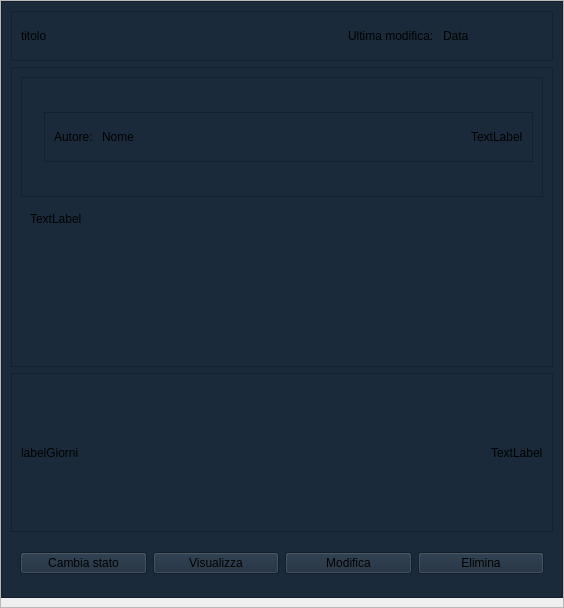
<?xml version="1.0" encoding="UTF-8"?>
<ui version="4.0">
 <class>cardWidget</class>
 <widget class="QWidget" name="cardWidget">
  <property name="geometry">
   <rect>
    <x>0</x>
    <y>0</y>
    <width>564</width>
    <height>608</height>
   </rect>
  </property>
  <property name="minimumSize">
   <size>
    <width>0</width>
    <height>400</height>
   </size>
  </property>
  <property name="maximumSize">
   <size>
    <width>600</width>
    <height>16777215</height>
   </size>
  </property>
  <property name="windowTitle">
   <string>Form</string>
  </property>
  <property name="styleSheet">
   <string notr="true"/>
  </property>
  <layout class="QVBoxLayout" name="verticalLayout_3">
   <property name="spacing">
    <number>0</number>
   </property>
   <property name="leftMargin">
    <number>0</number>
   </property>
   <property name="topMargin">
    <number>0</number>
   </property>
   <property name="rightMargin">
    <number>0</number>
   </property>
   <property name="bottomMargin">
    <number>0</number>
   </property>
   <item>
    <widget class="QFrame" name="frame">
     <property name="frameShape">
      <enum>QFrame::Shape::StyledPanel</enum>
     </property>
     <property name="frameShadow">
      <enum>QFrame::Shadow::Raised</enum>
     </property>
     <layout class="QVBoxLayout" name="verticalLayout_4">
      <property name="leftMargin">
       <number>0</number>
      </property>
      <property name="topMargin">
       <number>0</number>
      </property>
      <property name="rightMargin">
       <number>0</number>
      </property>
      <item>
       <widget class="QFrame" name="frame_2">
        <property name="minimumSize">
         <size>
          <width>0</width>
          <height>500</height>
         </size>
        </property>
        <property name="styleSheet">
         <string notr="true">background-color: #1a2a3a;</string>
        </property>
        <property name="frameShape">
         <enum>QFrame::Shape::StyledPanel</enum>
        </property>
        <property name="frameShadow">
         <enum>QFrame::Shadow::Raised</enum>
        </property>
        <layout class="QVBoxLayout" name="verticalLayout">
         <item>
          <widget class="QFrame" name="frame_4">
           <property name="minimumSize">
            <size>
             <width>0</width>
             <height>50</height>
            </size>
           </property>
           <property name="maximumSize">
            <size>
             <width>16777215</width>
             <height>50</height>
            </size>
           </property>
           <property name="frameShape">
            <enum>QFrame::Shape::StyledPanel</enum>
           </property>
           <property name="frameShadow">
            <enum>QFrame::Shadow::Raised</enum>
           </property>
           <layout class="QHBoxLayout" name="horizontalLayout_2">
            <item>
             <widget class="QLabel" name="labelTitolo">
              <property name="minimumSize">
               <size>
                <width>300</width>
                <height>0</height>
               </size>
              </property>
              <property name="text">
               <string>titolo</string>
              </property>
             </widget>
            </item>
            <item>
             <spacer name="horizontalSpacer">
              <property name="orientation">
               <enum>Qt::Orientation::Horizontal</enum>
              </property>
              <property name="sizeHint" stdset="0">
               <size>
                <width>553</width>
                <height>20</height>
               </size>
              </property>
             </spacer>
            </item>
            <item>
             <widget class="QLabel" name="label_3">
              <property name="text">
               <string>Ultima modifica: </string>
              </property>
             </widget>
            </item>
            <item>
             <widget class="QLabel" name="labelData">
              <property name="minimumSize">
               <size>
                <width>100</width>
                <height>0</height>
               </size>
              </property>
              <property name="text">
               <string>Data</string>
              </property>
             </widget>
            </item>
           </layout>
          </widget>
         </item>
         <item>
          <widget class="QFrame" name="frame_3">
           <property name="maximumSize">
            <size>
             <width>16777215</width>
             <height>300</height>
            </size>
           </property>
           <property name="frameShape">
            <enum>QFrame::Shape::StyledPanel</enum>
           </property>
           <property name="frameShadow">
            <enum>QFrame::Shadow::Raised</enum>
           </property>
           <layout class="QVBoxLayout" name="verticalLayout_2">
            <item>
             <widget class="QFrame" name="frame_5">
              <property name="frameShape">
               <enum>QFrame::Shape::StyledPanel</enum>
              </property>
              <property name="frameShadow">
               <enum>QFrame::Shadow::Raised</enum>
              </property>
              <layout class="QHBoxLayout" name="horizontalLayout_6">
               <item>
                <widget class="QLabel" name="labelImmagine">
                 <property name="minimumSize">
                  <size>
                   <width>0</width>
                   <height>100</height>
                  </size>
                 </property>
                 <property name="text">
                  <string/>
                 </property>
                 <property name="scaledContents">
                  <bool>true</bool>
                 </property>
                </widget>
               </item>
               <item>
                <widget class="QFrame" name="frame_6">
                 <property name="maximumSize">
                  <size>
                   <width>16777215</width>
                   <height>50</height>
                  </size>
                 </property>
                 <property name="frameShape">
                  <enum>QFrame::Shape::StyledPanel</enum>
                 </property>
                 <property name="frameShadow">
                  <enum>QFrame::Shadow::Raised</enum>
                 </property>
                 <layout class="QHBoxLayout" name="horizontalLayout_3">
                  <item>
                   <widget class="QLabel" name="label">
                    <property name="text">
                     <string>Autore: </string>
                    </property>
                   </widget>
                  </item>
                  <item>
                   <widget class="QLabel" name="labelNome">
                    <property name="minimumSize">
                     <size>
                      <width>100</width>
                      <height>0</height>
                     </size>
                    </property>
                    <property name="text">
                     <string>Nome</string>
                    </property>
                   </widget>
                  </item>
                  <item>
                   <spacer name="horizontalSpacer_2">
                    <property name="orientation">
                     <enum>Qt::Orientation::Horizontal</enum>
                    </property>
                    <property name="sizeHint" stdset="0">
                     <size>
                      <width>407</width>
                      <height>20</height>
                     </size>
                    </property>
                   </spacer>
                  </item>
                  <item>
                   <widget class="QLabel" name="labelStatus">
                    <property name="text">
                     <string>TextLabel</string>
                    </property>
                   </widget>
                  </item>
                 </layout>
                </widget>
               </item>
              </layout>
             </widget>
            </item>
            <item>
             <widget class="QFrame" name="frameTesto">
              <property name="minimumSize">
               <size>
                <width>0</width>
                <height>20</height>
               </size>
              </property>
              <property name="styleSheet">
               <string notr="true">border: none;</string>
              </property>
              <property name="frameShape">
               <enum>QFrame::Shape::StyledPanel</enum>
              </property>
              <property name="frameShadow">
               <enum>QFrame::Shadow::Raised</enum>
              </property>
              <layout class="QHBoxLayout" name="horizontalLayout_5">
               <item>
                <widget class="QLabel" name="labelTesto">
                 <property name="text">
                  <string>TextLabel</string>
                 </property>
                 <property name="wordWrap">
                  <bool>true</bool>
                 </property>
                </widget>
               </item>
              </layout>
             </widget>
            </item>
            <item>
             <spacer name="verticalSpacer">
              <property name="orientation">
               <enum>Qt::Orientation::Vertical</enum>
              </property>
              <property name="sizeHint" stdset="0">
               <size>
                <width>20</width>
                <height>228</height>
               </size>
              </property>
             </spacer>
            </item>
           </layout>
          </widget>
         </item>
         <item>
          <widget class="QFrame" name="frameScadenza">
           <property name="frameShape">
            <enum>QFrame::Shape::StyledPanel</enum>
           </property>
           <property name="frameShadow">
            <enum>QFrame::Shadow::Raised</enum>
           </property>
           <layout class="QHBoxLayout" name="horizontalLayout">
            <item>
             <widget class="QLabel" name="labelGiorni">
              <property name="text">
               <string>labelGiorni</string>
              </property>
             </widget>
            </item>
            <item>
             <spacer name="horizontalSpacer_3">
              <property name="orientation">
               <enum>Qt::Orientation::Horizontal</enum>
              </property>
              <property name="sizeHint" stdset="0">
               <size>
                <width>40</width>
                <height>20</height>
               </size>
              </property>
             </spacer>
            </item>
            <item>
             <widget class="QLabel" name="labelScadenza">
              <property name="text">
               <string>TextLabel</string>
              </property>
             </widget>
            </item>
           </layout>
          </widget>
         </item>
         <item>
          <widget class="QFrame" name="frameButtons">
           <property name="minimumSize">
            <size>
             <width>0</width>
             <height>50</height>
            </size>
           </property>
           <property name="maximumSize">
            <size>
             <width>16777215</width>
             <height>50</height>
            </size>
           </property>
           <property name="styleSheet">
            <string notr="true">#frameButtons {
border: null;
}</string>
           </property>
           <property name="frameShape">
            <enum>QFrame::Shape::StyledPanel</enum>
           </property>
           <property name="frameShadow">
            <enum>QFrame::Shadow::Raised</enum>
           </property>
           <layout class="QHBoxLayout" name="horizontalLayout_4">
            <item>
             <widget class="QPushButton" name="buttonCambiaStato">
              <property name="text">
               <string>Cambia stato</string>
              </property>
             </widget>
            </item>
            <item>
             <widget class="QPushButton" name="buttonVisualizza">
              <property name="text">
               <string>Visualizza</string>
              </property>
             </widget>
            </item>
            <item>
             <widget class="QPushButton" name="buttonModifica">
              <property name="text">
               <string>Modifica</string>
              </property>
             </widget>
            </item>
            <item>
             <widget class="QPushButton" name="buttonElimina">
              <property name="text">
               <string>Elimina</string>
              </property>
             </widget>
            </item>
           </layout>
          </widget>
         </item>
        </layout>
       </widget>
      </item>
     </layout>
    </widget>
   </item>
  </layout>
 </widget>
 <resources/>
 <connections/>
</ui>
